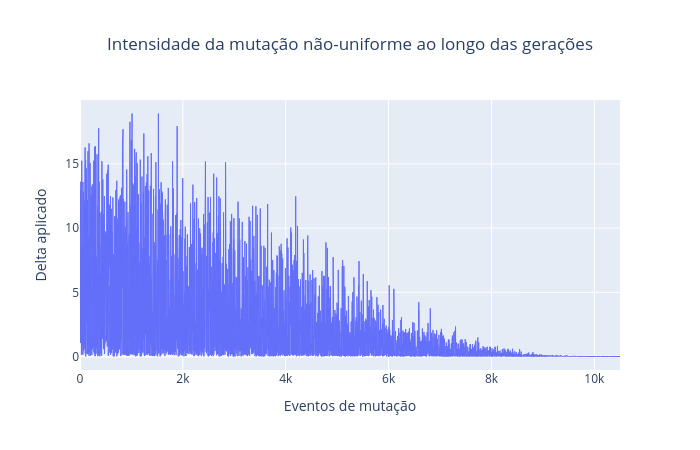

This figure's notebook cell:
### Code cell
# @title Figura 5: Intensidade da mutação ao longo das gerações

fig = go.Figure()

fig.add_trace(
    go.Scatter(
        y=delta_hist,
        mode="lines",
        name="Delta",
        line=dict(width=1)
    )
)

fig.update_layout(
    title=dict(
        text='Intensidade da mutação não-uniforme ao longo das gerações',
        x=0.5
    ),
    xaxis_title='Eventos de mutação',
    yaxis_title='Delta aplicado',
    width=700,
    height=450,
)

fig.show()

### Figure 1 — Plotly figure (JSON) as saved in the notebook; plotly's stock layout.template omitted (floating-point values rounded to 4 significant figures; data arrays with more than 128 entries replaced by an {"elided": "..."} marker saying what was removed)
{"data": [{"line": {"width": 1}, "mode": "lines", "name": "Delta", "type": "scatter", "y": {"elided": "10500 float values"}}], "layout": {"height": 450, "title": {"text": "Intensidade da mutação não-uniforme ao longo das gerações", "x": 0.5}, "width": 700, "xaxis": {"title": {"text": "Eventos de mutação"}}, "yaxis": {"title": {"text": "Delta aplicado"}}}}
